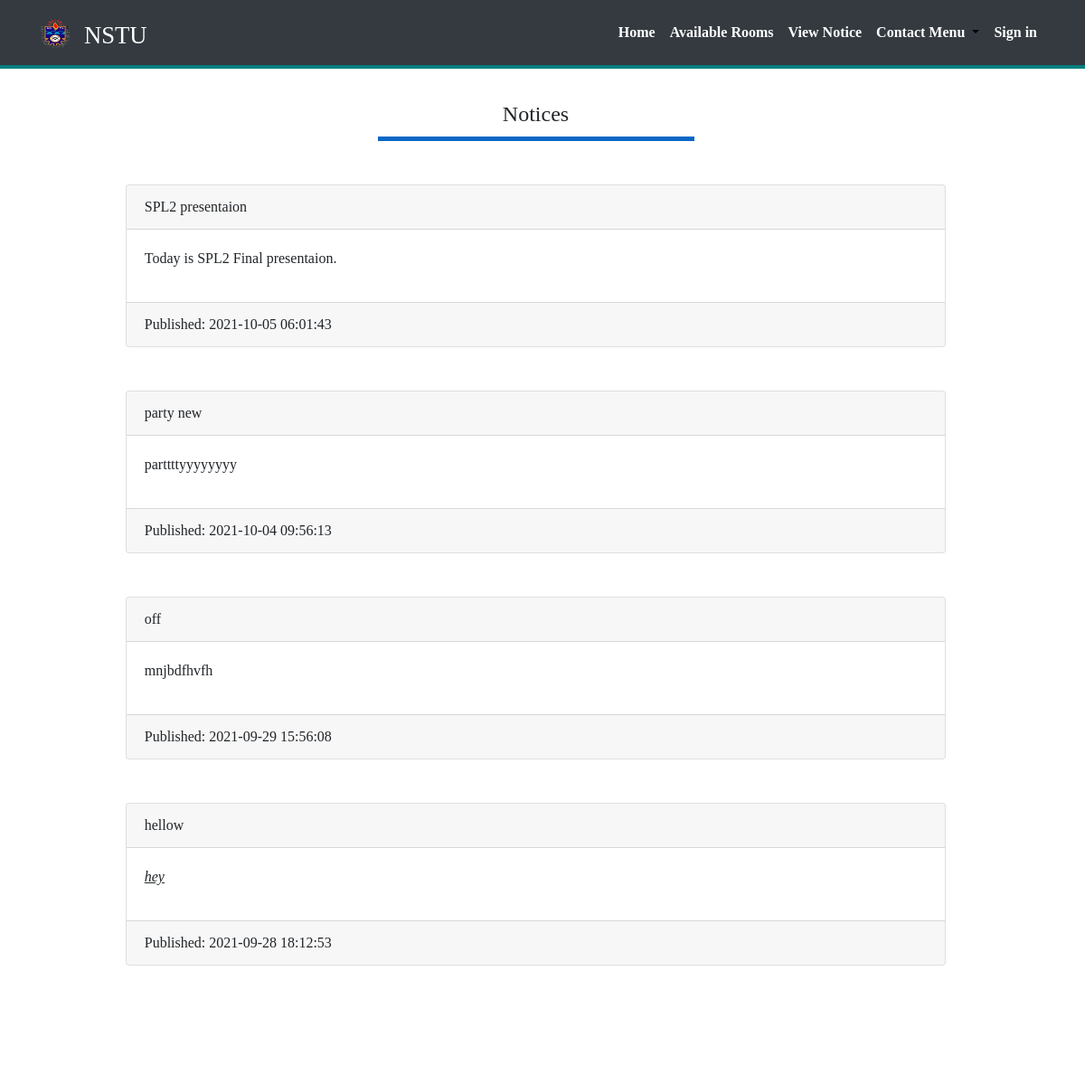
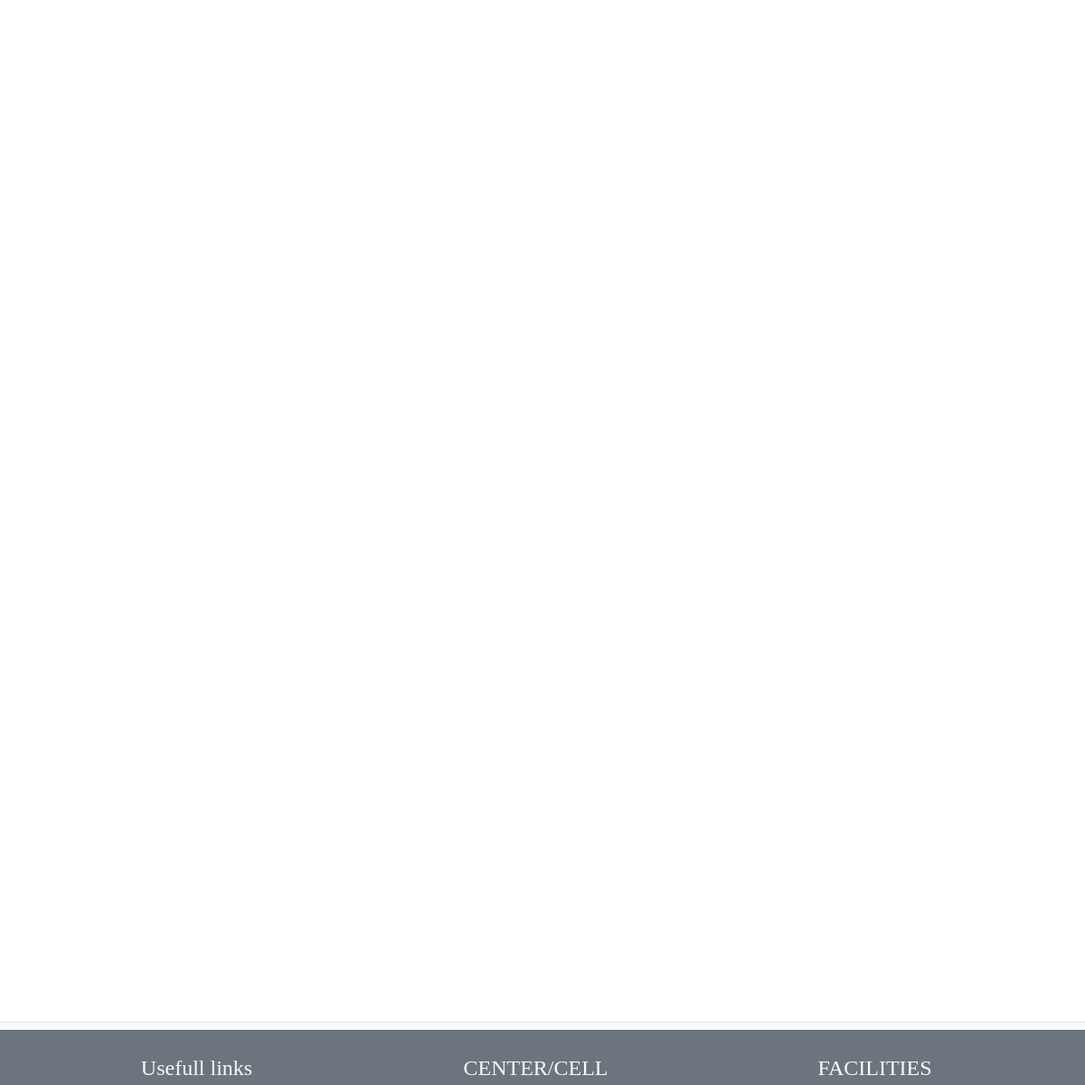
The app's page /viewnotice.php with its own data (2 pictures, top to bottom).
### tables this page shows
CREATE TABLE `tbl_notices` (
  `id` int(11) NOT NULL,
  `title` varchar(250) NOT NULL,
  `description` text NOT NULL,
  `time` timestamp NOT NULL DEFAULT current_timestamp()
);

### viewnotice.php (the view, shortened to what this page needs)
<?php
require_once 'header.php';
include("config.php");
?>
<body>
	<?php require_once('navbar.php'); ?>
	<div class="container m-top m-bottom">
		<?php
		$statement = $db->prepare("select * from tbl_notices ORDER BY id DESC");
		$statement->execute();
		$result = $statement->fetchAll();
		?>
		<div class="row mt-5">
			<div class="col-md-10 mx-auto">
				<h4 class="text-center">Notices</h4>
				<div class="border-line mb-5"></div>
				<?php
				foreach ($result as $row) {
				?>
					<div class="card">
						<div class="card-header">
							<?php echo $row['title']; ?>
						</div>
						<div class="card-body">
							<?php echo $row['description']; ?>
						</div>
						<div class="card-footer">
							<?php echo "Published: " . $row['time']; ?>
						</div>
					</div>
					<br><br>
				<?php
				}
				?>
			</div>
		</div>
	</div>
</body>
<footer>
	<?php require_once('footer.php'); ?>

### css/style.css (style rules this page uses)
html { position: relative; min-height: 100%; }
body { padding-top: 90px; margin-bottom: 80px; }
.row { margin-right: 0!important; }
.border-line { border-bottom: 5px solid #0a67c6; width: 350px; margin: 10px auto; }
.m-top { margin-top: 7rem; }
.m-bottom { margin-bottom: 7rem; }

### evo-calendar/css/evo-calendar.css (style rules this page uses)
html, body { padding: 0; margin: 0; }
body { font-family: 'Source Sans Pro'; }

### records on screen
tbl_notices: title "SPL2 presentaion", description "Today is SPL2 Final presentaion.", time "2021-10-05 06:01:43"
tbl_notices: title "party new", description "parttttyyyyyyyy", time "2021-10-04 09:56:13"
tbl_notices: title "off", description "mnjbdfhvfh", time "2021-09-29 15:56:08"
tbl_notices: title "hellow", description "hey", time "2021-09-28 18:12:53"
